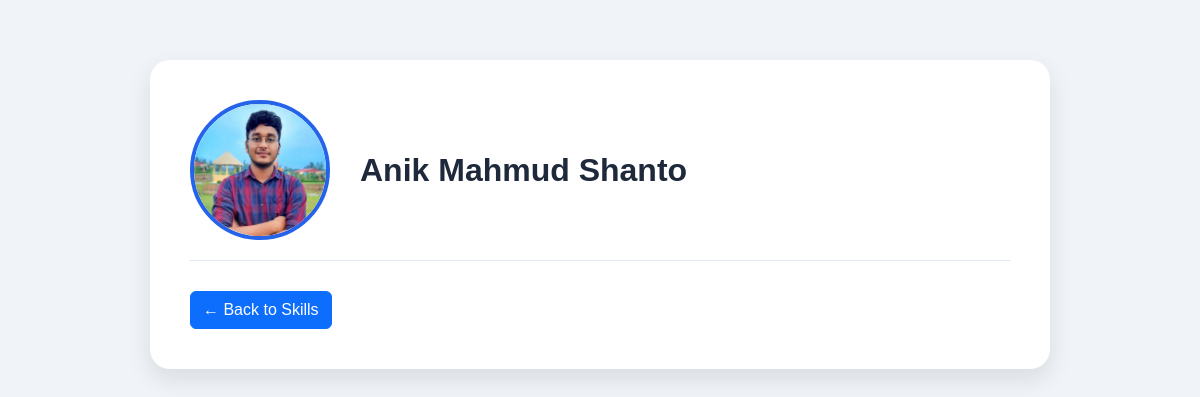
Page /profile/1/ on the committed database.
### users/models.py (models this page shows, shortened)
class Profile(models.Model):
    user = models.OneToOneField(User, on_delete=models.CASCADE)
    bio = models.TextField(blank=True)
    location = models.CharField(
        max_length=100,
        blank=True
    )
    facebook = models.URLField(blank=True)
    linkedin = models.URLField(blank=True)
    skills = models.CharField(max_length=200, blank=True)
    profile_image = models.ImageField(
        upload_to='profile_images/',
        default='default.jpg'
    )

### users/views.py (the view)
# urls.py: path('profile/<int:user_id>/', views.view_profile, name='view_profile'),
def view_profile(request, user_id):
    user_profile = get_object_or_404(Profile, user__id=user_id)
    return render(request, 'users/view_profile.html', {'user_profile': user_profile})

### users/templates/users/view_profile.html (shortened to what this page needs)
{% load static %}
<!DOCTYPE html>
<html lang="en">
<head>
    <link href="https://cdn.jsdelivr.net/npm/bootstrap@5.3.2/dist/css/bootstrap.min.css" rel="stylesheet">
</head>
<body>
<div class="container profile-container">
    <div class="profile-header">
        {% if user_profile.profile_image %}
            <img src="{{ user_profile.profile_image.url }}" alt="Profile Image">
        {% else %}
            <img src="{% static 'default.jpg' %}" alt="Profile Image">
        {% endif %}
        <h2>{{ user_profile.user.username }}</h2>
    </div>
    <div class="back-btn">
        <a href="/skills/" class="btn btn-primary">← Back to Skills</a>
    </div>
</div>
</body>
</html>

### users/templates/users/view_profile.html (style rules this page uses)
body { font-family: 'Poppins', sans-serif; background: #f0f4f8; margin: 0; padding: 0; }
.profile-container { max-width: 900px; margin: 60px auto; background: #fff; border-radius: 20px; box-shadow: 0 10px 25px rgba(0,0,0,0.1); padding: 40px; }
.profile-header { display: flex; align-items: center; gap: 30px; border-bottom: 1px solid #e2e8f0; padding-bottom: 20px; margin-bottom: 30px; }
.profile-header img { width: 140px; height: 140px; border-radius: 50%; object-fit: cover; border: 4px solid #2563eb; }
.profile-header h2 { margin: 0; font-size: 32px; color: #1e293b; font-weight: 600; }
.back-btn { margin-top: 30px; }

### rows in the picture
Profile: profile_image (picture), user.username "Anik Mahmud Shanto"
